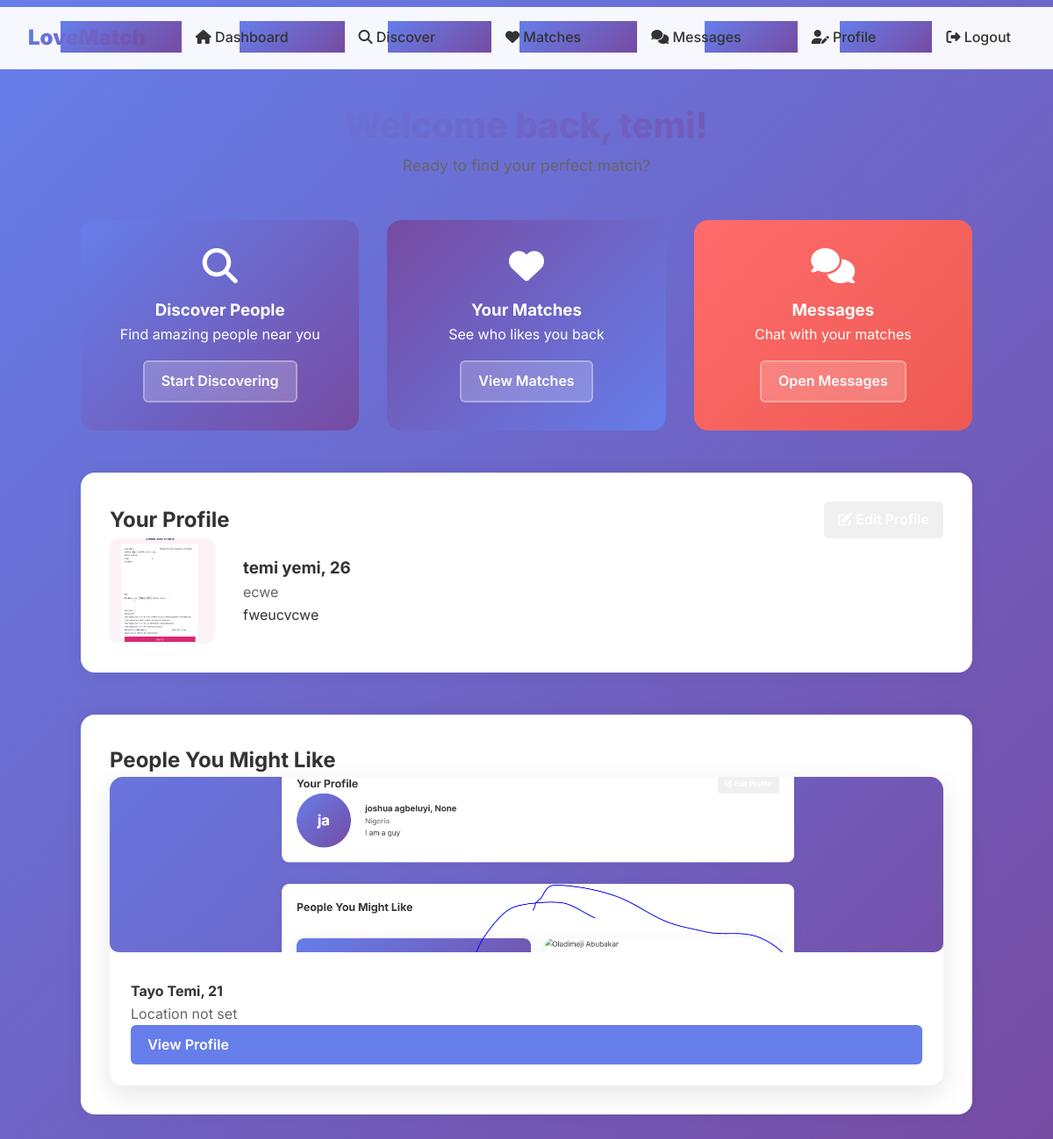
/profiles/dashboard/ (signed in), run on the app's committed database.
### profiles/models.py (models this page shows, shortened)
class Profile(models.Model):
    GENDER_CHOICES = [
        ('M', 'Male'),
        ('F', 'Female'),
        ('O', 'Other'),
    ]
    RELATIONSHIP_CHOICES = [
        ('casual', 'Casual Dating'),
        ('serious', 'Serious Relationship'),
        ('marriage', 'Marriage'),
        ('friendship', 'Friendship'),
    ]
    EDUCATION_CHOICES = [
        ('high_school', 'High School'),
        ('bachelors', "Bachelor's Degree"),
        ('masters', "Master's Degree"),
        ('phd', 'PhD'),
        ('other', 'Other'),
    ]
    user = models.OneToOneField(User, on_delete=models.CASCADE)
    bio = models.TextField(max_length=500, blank=True)
    gender = models.CharField(max_length=1, choices=GENDER_CHOICES)
    interested_in = models.CharField(max_length=1, choices=GENDER_CHOICES)
    location = models.CharField(max_length=100, blank=True)
    latitude = models.FloatField(null=True, blank=True)
    longitude = models.FloatField(null=True, blank=True)
    height = models.IntegerField(
        null=True, blank=True, help_text="Height in cm",
        validators=[MinValueValidator(50), MaxValueValidator(250)]
    )
    occupation = models.CharField(max_length=100, blank=True)
    education = models.CharField(max_length=20, choices=EDUCATION_CHOICES, blank=True)
    looking_for = models.CharField(max_length=20, choices=RELATIONSHIP_CHOICES, blank=True)
    smoking = models.BooleanField(default=False)
    drinking = models.BooleanField(default=False)
    is_verified = models.BooleanField(default=False)
    is_active = models.BooleanField(default=True)
    created_at = models.DateTimeField(auto_now_add=True)
    updated_at = models.DateTimeField(auto_now=True)
    @property
    def age(self):
        return getattr(self.user, 'age', None)
    @property
    def full_name(self):
        return f"{self.user.first_name} {self.user.last_name}"

class ProfilePhoto(models.Model):
    profile = models.ForeignKey(Profile, related_name='photos', on_delete=models.CASCADE)
    image = models.ImageField(upload_to='profile_photos/')
    is_primary = models.BooleanField(default=False)
    created_at = models.DateTimeField(auto_now_add=True)
    class Meta:
        ordering = ['-is_primary', '-created_at']

### accounts/models.py (models this page shows, shortened)
class CustomUser(AbstractUser):
    email = models.EmailField(unique=True)
    date_of_birth = models.DateField(null=True, blank=True)
    phone_number = models.CharField(max_length=15, blank=True)
    is_email_verified = models.BooleanField(default=False)
    created_at = models.DateTimeField(auto_now_add=True)
    updated_at = models.DateTimeField(auto_now=True)
    USERNAME_FIELD = 'email'
    REQUIRED_FIELDS = ['username', 'first_name', 'last_name']
    @property
    def age(self):
        if self.date_of_birth:
            from datetime import date
            today = date.today()
            return today.year - self.date_of_birth.year - ((today.month, today.day) < (self.date_of_birth.month, self.date_of_birth.day))
        return None

### profiles/views.py (the view)
# urls.py: path('dashboard/', views.DashboardView.as_view(), name='dashboard'),
class DashboardView(LoginRequiredMixin, ListView):
    template_name = 'profiles/dashboard.html'
    context_object_name = 'recent_profiles'
    def get_queryset(self):
        current_user = self.request.user
        swiped_users = Swipe.objects.filter(user=current_user).values_list('target_user', flat=True)
        blocked_users = BlockedUser.objects.filter(blocker=current_user).values_list('blocked', flat=True)
        queryset = Profile.objects.filter(is_active=True).exclude(user=current_user)
        queryset = queryset.exclude(user__in=swiped_users).exclude(user__in=blocked_users)
        return queryset.order_by('?')[:6]  # Randomize and limit to 6 profiles
    def get_context_data(self, **kwargs):
        context = super().get_context_data(**kwargs)
        try:
            profile = self.request.user.profile
            context['has_profile'] = True
            context['profile'] = profile
        except Profile.DoesNotExist:
            context['has_profile'] = False
        return context

### templates/profiles/dashboard.html (shortened to what this page needs)
{% extends 'base.html' %}
{% block content %}
<div class="dashboard-container" style="padding: 1rem; max-width: 1200px; margin: 0 auto;">
    {% if not has_profile %}
    <div class="center-box">
        <div class="card">
            <i class="fas fa-user-circle icon-large purple"></i>
            <h1 class="heading-xl">Welcome to LoveMatch!</h1>
            <p class="text-md">Complete your profile to start finding amazing people</p>
            <a href="{% url 'profiles:create_profile' %}" class="btn btn-primary mt-3">
                <i class="fas fa-user-plus"></i> Create Your Profile
            </a>
        </div>
    </div>
    {% else %}
    <div class="center-text mb-6">
        <h1 class="gradient-text heading-xl">Welcome back, {{ user.first_name }}!</h1>
        <p class="text-md muted">Ready to find your perfect match?</p>
    </div>
    <div class="card-grid">
        <div class="action-card gradient1">
            <i class="fas fa-search icon-md"></i>
            <h3>Discover People</h3>
            <p>Find amazing people near you</p>
            <a href="{% url 'profiles:discover' %}" class="btn btn-light">Start Discovering</a>
        </div>
        <div class="action-card gradient2">
            <i class="fas fa-heart icon-md"></i>
            <h3>Your Matches</h3>
            <p>See who likes you back</p>
            <a href="{% url 'matching:matches' %}" class="btn btn-light">View Matches</a>
        </div>
        <div class="action-card gradient3">
            <i class="fas fa-comments icon-md"></i>
            <h3>Messages</h3>
            <p>Chat with your matches</p>
            <a href="{% url 'messaging:conversation_list' %}" class="btn btn-light">Open Messages</a>
        </div>
    </div>
    <div class="card mt-6">
        <div class="flex-space-between mb-4">
            <h2>Your Profile</h2>
            <a href="{% url 'profiles:edit_profile' %}" class="btn btn-secondary">
                <i class="fas fa-edit"></i> Edit Profile
            </a>
        </div>
        <div class="profile-flex">
            {% if profile.photos.first %}
            <img src="{{ profile.photos.first.image.url }}" alt="Profile photo" class="profile-img">
            {% else %}
            <div class="profile-placeholder">
                {{ user.first_name|first }}{{ user.last_name|first }}
            </div>
            {% endif %}
            <div>
                <h3>{{ profile.full_name }}, {{ profile.age }}</h3>
                <p class="muted">{{ profile.location|default:"Location not set" }}</p>
                <p>{{ profile.bio|default:"No bio available. Add one to make your profile more attractive!" }}</p>
            </div>
        </div>
    </div>
    {% if recent_profiles %}
    <div class="card mt-6">
        <h2>People You Might Like</h2>
        <div class="profile-grid">
            {% for profile in recent_profiles %}
            <div class="profile-card">
                {% if profile.photos.first %}
                <img src="{{ profile.photos.first.image.url }}" alt="{{ profile.full_name }}" class="card-img">
                {% else %}
                <div class="card-img-placeholder">
                    {{ profile.user.first_name|first }}{{ profile.user.last_name|first }}
                </div>
                {% endif %}
                <div class="card-body">
                    <h4>{{ profile.full_name }}, {{ profile.age }}</h4>
                    <p class="muted">{{ profile.location|default:"Location not set" }}</p>
                    <a href="{% url 'profiles:profile_detail' profile.user.id %}" class="btn btn-primary w-full">View Profile</a>
                </div>
            </div>
            {% endfor %}
        </div>
    </div>
    {% endif %}
    {% endif %}
</div>
{% endblock %}

### static/css/style.css (style rules this page uses)
* { margin: 0; padding: 0; box-sizing: border-box; }
body { font-family: 'Segoe UI', Tahoma, Geneva, Verdana, sans-serif; background-color: #f9f7fc; color: #333; line-height: 1.6; }
button, .btn { padding: 0.6rem 1.2rem; border: none; background-color: #7e42d3; color: #fff; border-radius: 5px; cursor: pointer; text-decoration: none; display: inline-block; }
.card { background: #fff; padding: 1rem; margin: 1rem 0; border-radius: 10px; box-shadow: 0 0 15px rgba(0,0,0,0.05); }
.card img { max-width: 100%; border-radius: 10px; }

### templates/base.html (style rules this page uses)
* { margin: 0; padding: 0; box-sizing: border-box; }
body { font-family: 'Inter', sans-serif; background: linear-gradient(135deg, #667eea 0%, #764ba2 100%); min-height: 100vh; color: #333; }
.card { background: rgba(255, 255, 255, 0.95); backdrop-filter: blur(20px); border-radius: 20px; padding: 2rem; box-shadow: 0 20px 40px rgba(0, 0, 0, 0.1); border: 1px solid rgba(255, 255, 255, 0.2); margin-bottom: 1rem; }
.btn { padding: 10px 20px; border: none; border-radius: 25px; font-weight: 600; text-decoration: none; cursor: pointer; }
.btn-primary { background: linear-gradient(135deg, #667eea, #764ba2); color: white; }

### templates/profiles/dashboard.html (style rules this page uses)
.dashboard-container { padding: 1rem; }
.center-text { text-align: center; }
.mb-6 { margin-bottom: 3rem; }
.mt-6 { margin-top: 3rem; }
.heading-xl { font-size: 2.5rem; font-weight: 800; }
.gradient-text { background: linear-gradient(135deg, #667eea, #764ba2); -webkit-background-clip: text; -webkit-text-fill-color: transparent; }
.text-md { font-size: 1.1rem; }
.muted { color: #666; }
.card { background: #fff; padding: 2rem; border-radius: 1rem; box-shadow: 0 0 20px rgba(0, 0, 0, 0.05); }
.card-grid { display: grid; grid-template-columns: repeat(auto-fit, minmax(250px, 1fr)); gap: 2rem; }
.action-card { text-align: center; padding: 2rem; border-radius: 1rem; color: white; }
.gradient1 { background: linear-gradient(135deg, #667eea, #764ba2); }
.gradient2 { background: linear-gradient(135deg, #764ba2, #667eea); }
.gradient3 { background: linear-gradient(135deg, #ff6b6b, #ee5a52); }
.btn-light { background: rgba(255, 255, 255, 0.2); color: white; padding: 0.6rem 1.2rem; border: 2px solid rgba(255, 255, 255, 0.3); border-radius: 6px; display: inline-block; margin-top: 1rem; text-decoration: none; }
.btn-primary { background: #667eea; color: white; padding: 0.6rem 1.2rem; border-radius: 6px; text-decoration: none; display: inline-block; }
.btn-secondary { background: #f0f0f0; padding: 0.5rem 1rem; border-radius: 6px; text-decoration: none; }
.w-full { width: 100%; }
.profile-flex { display: flex; flex-wrap: wrap; gap: 2rem; align-items: center; }
.profile-img { width: 120px; height: 120px; border-radius: 50%; object-fit: cover; }
.profile-grid { display: grid; grid-template-columns: repeat(auto-fit, minmax(250px, 1fr)); gap: 2rem; }
.profile-card { background: white; border-radius: 15px; overflow: hidden; box-shadow: 0 10px 30px rgba(0, 0, 0, 0.1); transition: transform 0.3s ease, box-shadow 0.3s ease; }
.card-img { width: 100%; height: 200px; object-fit: cover; }
.card-body { padding: 1.5rem; }
.icon-md { font-size: 2.5rem; margin-bottom: 1rem; }
.flex-space-between { display: flex; justify-content: space-between; flex-wrap: wrap; gap: 1rem; align-items: center; }

### data on the page
Profile: photos.first.image (picture), full_name "temi yemi", age "26", location "ecwe", bio "fweucvcwe"
Profile: photos.first.image (picture), full_name "Tayo Temi", age "21", location "Location not set"
